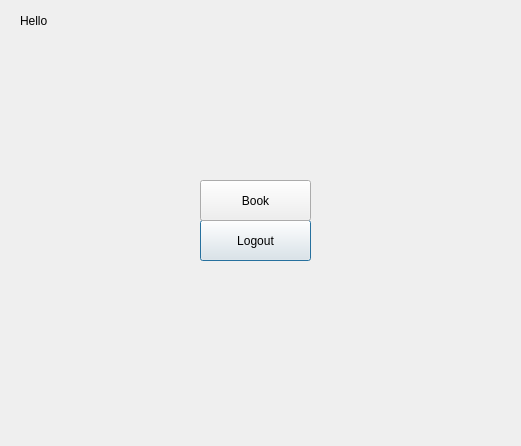
<?xml version="1.0" encoding="UTF-8"?>
<ui version="4.0">
 <class>WelcomeWindow</class>
 <widget class="QDialog" name="WelcomeWindow">
  <property name="geometry">
   <rect>
    <x>0</x>
    <y>0</y>
    <width>521</width>
    <height>446</height>
   </rect>
  </property>
  <property name="windowTitle">
   <string>Welcome</string>
  </property>
  <property name="autoFillBackground">
   <bool>false</bool>
  </property>
  <widget class="QLabel" name="labelWelcomePic">
   <property name="geometry">
    <rect>
     <x>50</x>
     <y>50</y>
     <width>451</width>
     <height>371</height>
    </rect>
   </property>
   <property name="text">
    <string/>
   </property>
  </widget>
  <widget class="QLabel" name="labelUsername">
   <property name="geometry">
    <rect>
     <x>20</x>
     <y>10</y>
     <width>161</width>
     <height>21</height>
    </rect>
   </property>
   <property name="text">
    <string>Hello </string>
   </property>
  </widget>
  <widget class="QPushButton" name="pushButton">
   <property name="geometry">
    <rect>
     <x>200</x>
     <y>220</y>
     <width>111</width>
     <height>41</height>
    </rect>
   </property>
   <property name="text">
    <string>Logout</string>
   </property>
  </widget>
  <widget class="QPushButton" name="bookbutton">
   <property name="geometry">
    <rect>
     <x>200</x>
     <y>180</y>
     <width>111</width>
     <height>41</height>
    </rect>
   </property>
   <property name="text">
    <string>Book</string>
   </property>
  </widget>
 </widget>
 <resources/>
 <connections/>
</ui>
